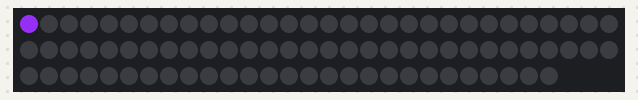
Bench run of a sketch on a simulated Arduino Uno, built with avr-gcc and run on an emulated ATmega328P. Shown: 87 RGB LEDs in strip order, left to right, continuing on the next row.

Above: at 0.05 s.
At 2.23 s:
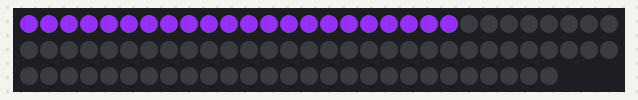
At 4.51 s:
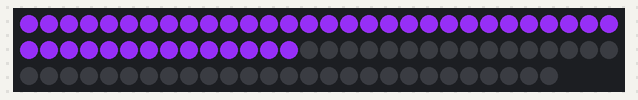
At 6.78 s:
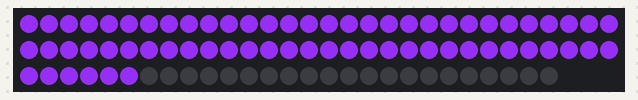
At 9.0 s:
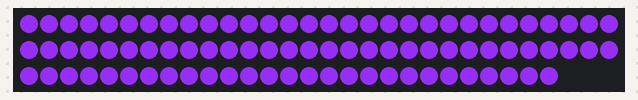

The sketch:

leds_33.ino
```cpp
#include <Adafruit_NeoPixel.h>

// Configuración de los LEDs
#define LED_PIN 6        // Pin conectado al DIN de los LEDs
#define NUM_LEDS 87      // Número de LEDs en la tira
#define TRANSITION_DELAY 100 // Tiempo entre cambios en cada LED (ms)

// Crear el objeto NeoPixel
Adafruit_NeoPixel strip = Adafruit_NeoPixel(NUM_LEDS, LED_PIN, NEO_GRB + NEO_KHZ800);

// Colores definidos
const int violet[3] = {138, 43, 226};  // Violeta
const int iphoneBlue[3] = {52, 120, 147}; // Azul del iPhone 13 Pro

void setup() {
  strip.begin();  // Inicializar LEDs
  strip.show();   // Apagar todos los LEDs al inicio
}

void loop() {
  // Cambiar al violeta lentamente
  gradualChange(violet[0], violet[1], violet[2]);
  delay(480000); // Esperar 10 minutos

  // Cambiar al azul del iPhone lentamente
  gradualChange(iphoneBlue[0], iphoneBlue[1], iphoneBlue[2]);
  delay(480000); // Esperar 10 minutos
}

// Función para establecer el color gradualmente
void gradualChange(int red, int green, int blue) {
  for (int i = 0; i < NUM_LEDS; i++) {
    strip.setPixelColor(i, strip.Color(red, green, blue)); // Actualizar el LED actual
    strip.show();  // Mostrar el cambio
    delay(TRANSITION_DELAY); // Esperar antes de cambiar al siguiente
  }
}
```
